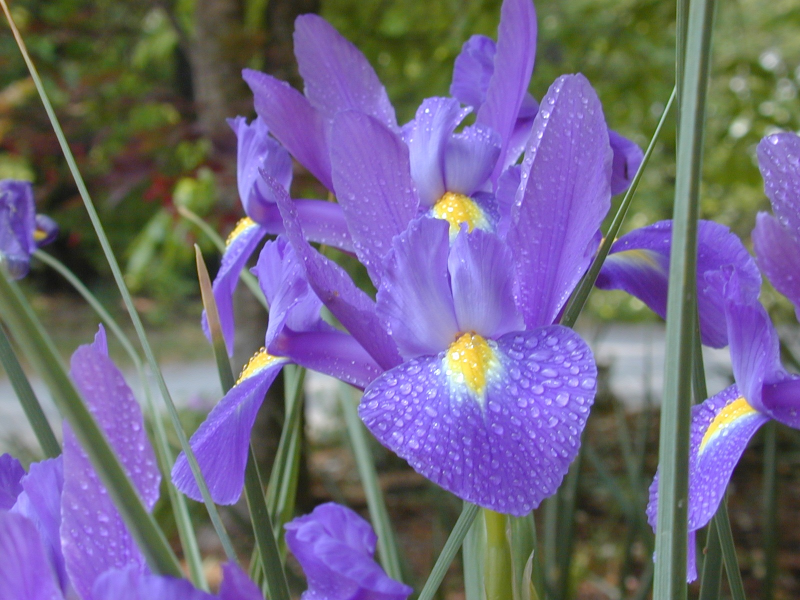
%> input picture COMPE565/HW2/Iris.jpg, 1600 x 1200 px (shown at 1/2 size)
$ octave HW2_130551574.m   (GNU Octave 9; MATLAB toolbox functions it lacks are replaced by stand-ins)
%> lines starting %> are read from the running program, lines starting %| are printed output that depends on the picture
% Name: Rhilo Sotto
% RedID: 130551574
close all;
clear;
clc;

% Read image
I = imread('iris.jpg', 'jpg');
%> I is the input picture: size 1200x1600x3 uint8; mean R, G, B 112.5, 103.8, 131

%% ---------------- ENCODING STAGE ------------------%%
% Convert image from RGB to YCbCr and subsample 4:2:0
I_YCbCr = rgb2ycbcr(I);
%> I_YCbCr: size 1200x1600x3 uint8; mean of channels 1, 2, 3 110, 138.7, 129.9

% Image dimensions
X_ = size(I,1);
%> X_ = 1200
Y_ = size(I,2);
%> Y_ = 1600

Y = I_YCbCr(:,:,1);
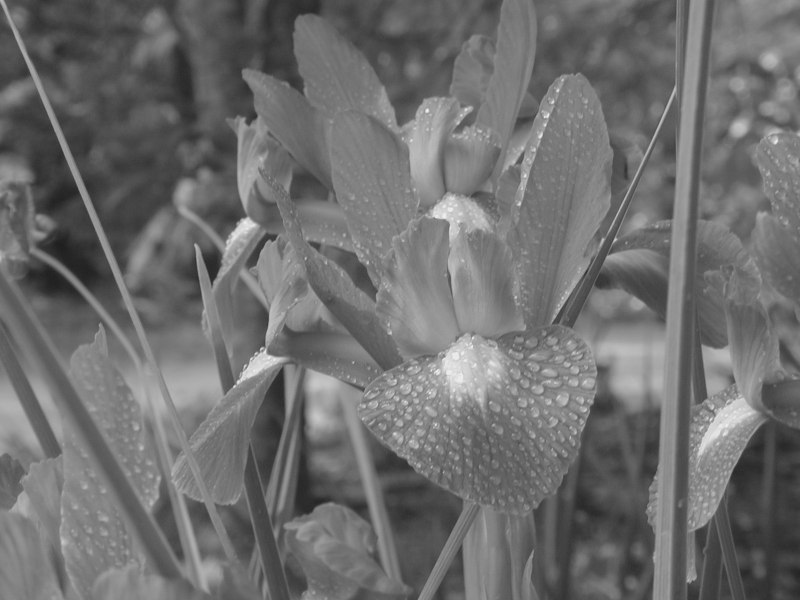
%> Y: size 1200x1600 uint8 (shown at 1/2 size); min 28, max 235, mean 110
Cb = I_YCbCr(:,:,2);
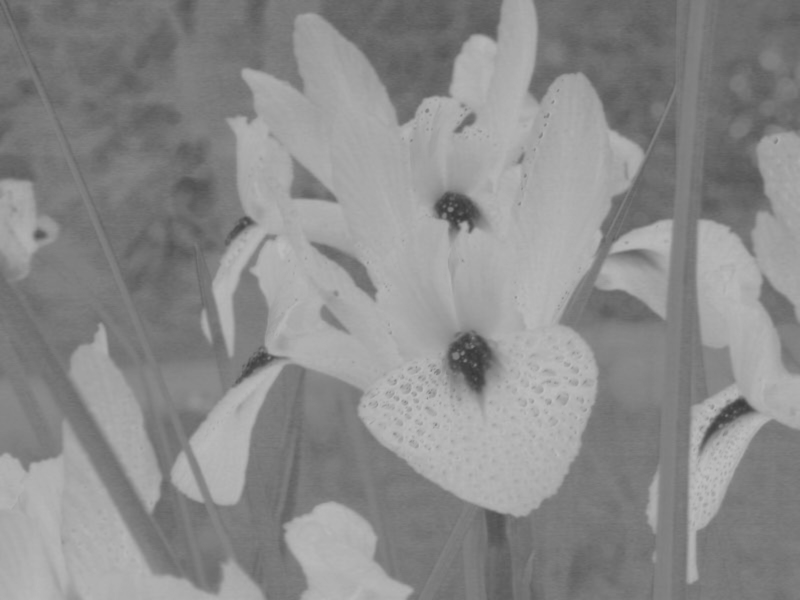
%> Cb: size 1200x1600 uint8 (shown at 1/2 size); min 54, max 191, mean 138.7
Cr = I_YCbCr(:,:,3);
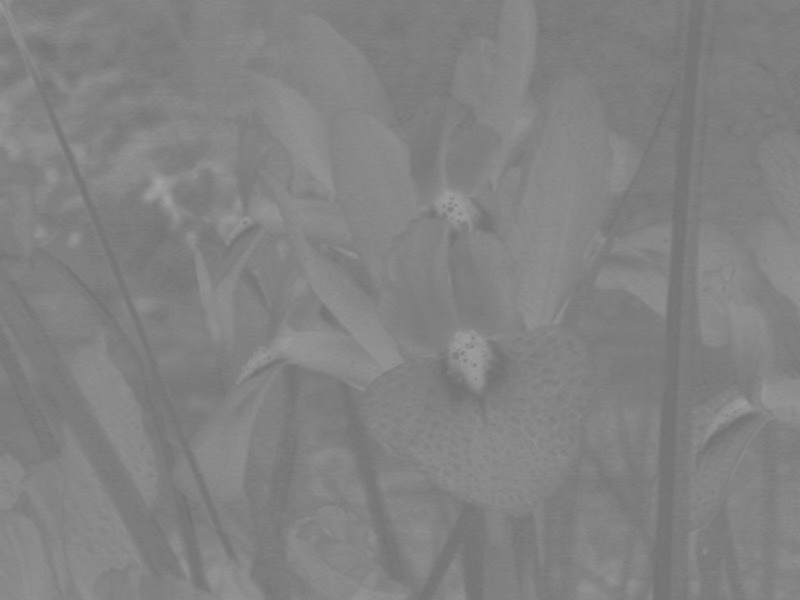
%> Cr: size 1200x1600 uint8 (shown at 1/2 size); min 111, max 161, mean 129.9


% Subsampling
X_sub = floor(X_ / 2);
%> X_sub = 600
Y_sub = floor(Y_ / 2);
%> Y_sub = 800

Cb_sub = zeros(X_sub, Y_sub);
Cr_sub = zeros(X_sub, Y_sub);

for row = 1:X_sub
    for col = 1:Y_sub
        Cb_sub(row, col) = Cb(2 * row - 1, 2 * col - 1);
        Cr_sub(row, col) = Cr(2 * row - 1, 2 * col - 1);
    end
end
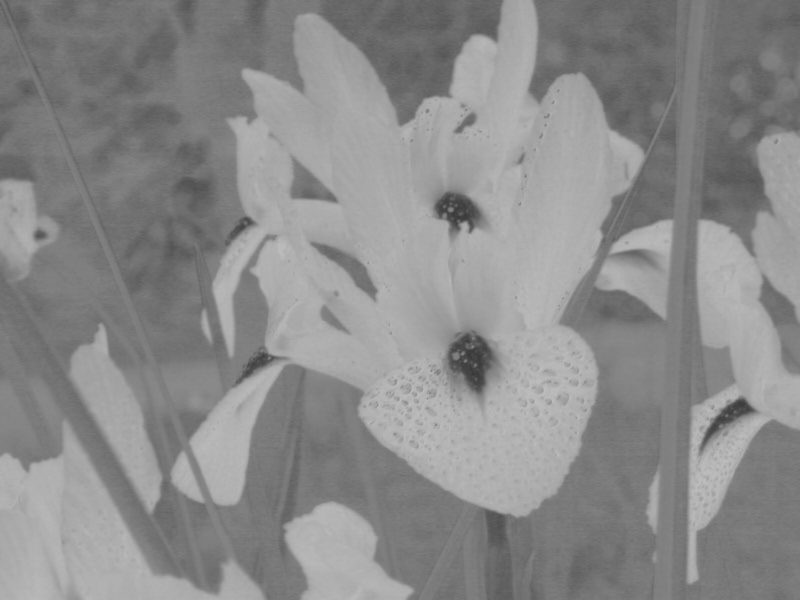
%> Cb_sub: size 600x800 double; min 56, max 191, mean 138.7
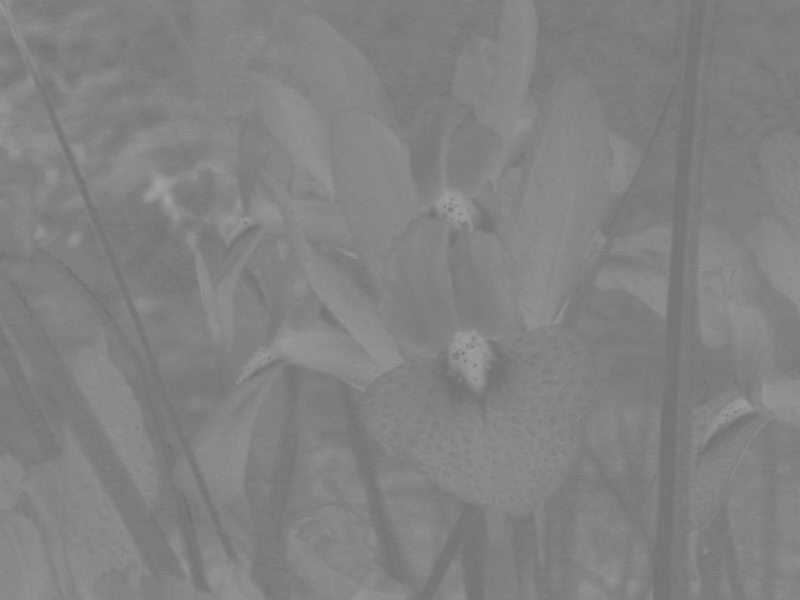
%> Cr_sub: size 600x800 double; min 111, max 161, mean 129.9


% Block size (N x N)
B_size = 8;
% Block array dimensions (rounding down)
X_B = floor(X_ / B_size);
%> X_B = 150
Y_B = floor(Y_ / B_size);
%> Y_B = 200
X_B_sub = floor(X_sub / B_size);
%> X_B_sub = 75
Y_B_sub = floor(Y_sub / B_size);
%> Y_B_sub = 100

% Array of blocks
% Y blocks
Blocks_Y = zeros(X_B, Y_B, B_size, B_size);
% Cb = 1, Cr = 2 blocks
Blocks_CbCr = zeros(2, X_B_sub, Y_B_sub, B_size, B_size);

% read image into blocks
%> (the run ends here)
